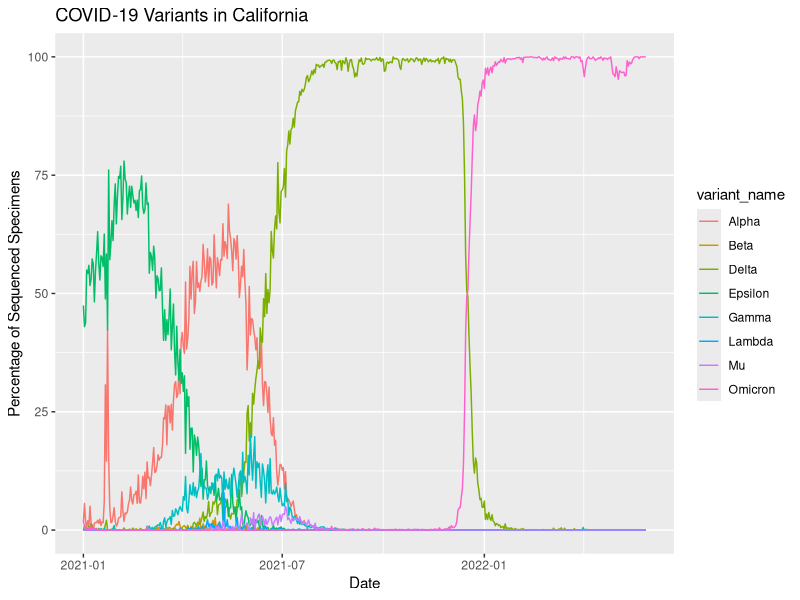

Source code (R):
## ---- chunk 1
library(ggplot2)
library(dplyr)
library(scales)
## ---- chunk 2
dataset = read.csv('covid19_variants.csv')
dataset$date = as.Date(dataset$date)
head(dataset,20)
## ---- chunk 3
dataset  = dataset%>%
  filter(dataset$variant_name != 'Other' & dataset$variant_name != 'Total')
## ---- chunk 4
ggplot(dataset, aes(x=date, y=percentage, color=variant_name)) +
  geom_line() + ggtitle("COVID-19 Variants in California") +
  xlab("Date") + ylab("Percentage of Sequenced Specimens") + 
  scale_x_date(labels = date_format("%Y-%m"))
  
